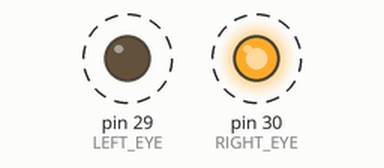
Recording of a sketch running on a simulated Arduino Mega 2560, built with avr-gcc and run on an emulated ATmega2560. Shown: output pins drawn as LEDs (lit = HIGH). Dashed ring = blinking.

Above: at 0.5 s.
Timing chart, 0 to 3.0 s (numbered marks = the images above):
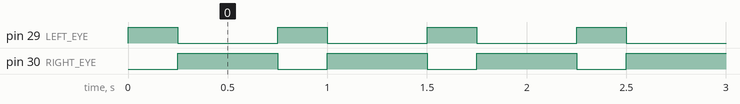

Measured:
- by itself, pin 29 (LEFT_EYE): alternates HIGH for 0.25 s and LOW for 0.50 s
- by itself, pin 30 (RIGHT_EYE): alternates HIGH for 0.50 s and LOW for 0.25 s

The sketch:

PixelPalAlter.ino
```cpp
#define LEFT_EYE 29
#define RIGHT_EYE 30

void setup() {
  pinMode(LEFT_EYE,OUTPUT);
  pinMode(RIGHT_EYE,OUTPUT);

}


void loop() {
  digitalWrite(LEFT_EYE, HIGH);
  digitalWrite(RIGHT_EYE, LOW);
  delay(250);
  digitalWrite(LEFT_EYE, LOW);
  digitalWrite(RIGHT_EYE, HIGH);
  delay(500);

}
```
